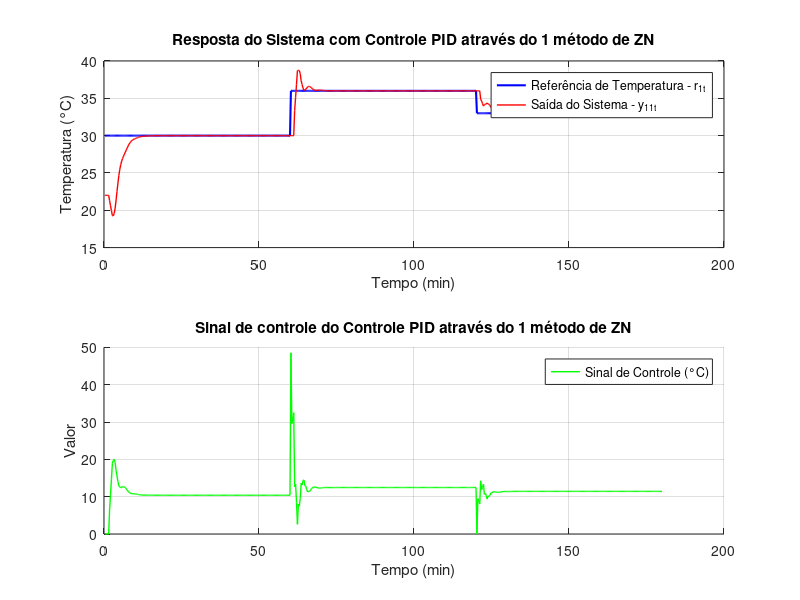

The MATLAB source for this figure:
% PID SISO Sintonizado por PSO

T_amostra = 18;  %Determina??o do per?odo de amostragem



%% PARAMETROS CALCULADOR PELO PSO
Kp = 2.7150;
Ti = 200.9739;
Td =  22.5631;

%% DISCRETIZAÇÃO DOS GANHOS DO CONTROLADOR PELO MÉTODO TRAPEZOIDAL
g0=Kp*(1+(Td/T_amostra)+(T_amostra/Ti));
g1=-Kp*(1+2*(Td/T_amostra));
g2=Kp*Td/T_amostra;

%% INICIALIZAÇÃO DE VALORES
qtde_amostras=600;

u_1t = zeros(1,qtde_amostras);
erro = zeros(1,qtde_amostras);
y_11t = zeros(1,qtde_amostras);
tempo = zeros(1,qtde_amostras);

r_1t(1:qtde_amostras) = 30;
r_1t(qtde_amostras /3+1:2*qtde_amostras/3) = 36;
r_1t(2*qtde_amostras/3+1:qtde_amostras) = 33;

for k=1:5
    y_11t(k) = 22;
    %u_1t(k) = 7.61; %valor adicionado apos calculo feito(pag. 79 - Caderno de pesquisa)
    erro(k)= r_1t(k) - y_11t(k);
    de(k) = 0;
    d2e(k) = 0;
    tempo(k) = k*T_amostra;
end

%% MALHA DE CONTROLE
for k=6:qtde_amostras
    y_11t(k) = 0.9678 * y_11t(k-1) + 0.08796 * u_1t(k-4) + 0.00509 * u_1t(k-5);
    erro(k)=r_1t(k)- y_11t(k);
    u_1t(k)= u_1t(k-1) + g0*erro(k)+ g1*erro(k-1) + g2*erro(k-2);

    if u_1t(k)>100
        u_1t(k)=100;
    end
    if u_1t(k)<0
        u_1t(k)=0;
    end
    
    tempo(k) = k*T_amostra;
end
for k=6:qtde_amostras
    de(k) = erro(k) - erro(k-1);
    d2e(k) = de(k) - de(k-1);
end
% % ==== SALVAR DADOS EM PLANILHA ====
% % Agrupar dados em uma tabela
%  tau = table(Tempo(:), r(:), y(:), u(:), erro(:), ...
%  'VariableNames', {'Tempo', 'Referencia', 'Saida', 'Controle', 'Erro'});
%  % Salvar em arquivo Excel
%  filename = 'dados_PID_1Met_ZN_fis.csv';
%  writetable(tau, filename);
% %
%  disp('dados_PID_1Met_ZN_fis.csv');
%
%
% % ==== LER DADOS DA PLANILHA ====
% % Ler o arquivo Excel
% T_lida = readtable('dados_PID_1Met_ZN_est.csv');
%
% % Atribuir colunas às variáveis
%  Tempo = T_lida.Tempo;
%  r = T_lida.Referencia;
%  y = T_lida.Saida;
%  u = T_lida.Controle;
%  erro = T_lida.Erro;

% Exibir os primeiros valores
% disp('Primeiras linhas dos dados lidos:');
% disp(head(T_lida));
figure(4)
subplot(2,1,1)
plot(tempo/60, r_1t, 'b', 'LineWidth', 1.5); hold on;   % Referência - azul
plot(tempo/60, y_11t, 'r', 'LineWidth', 1);            % Saída - vermelho
legend('Referência de Temperatura - r_{1t}', 'Saída do Sistema - y_{11t}');
xlabel('Tempo (min)');
ylabel('Temperatura (°C)');
title('Resposta do Sistema com Controle PID através do 1 método de ZN');
grid on;
hold off;
subplot(2,1,2)
hold on;
plot(tempo/60, u_1t, 'g', 'LineWidth', 1);            % Controle - verde
legend('Sinal de Controle (°C)');
xlabel('Tempo (min)');
ylabel('Valor');
title('Sinal de controle do Controle PID através do 1 método de ZN');
grid on;
hold off;

% ==== SALVAR DADOS EM PLANILHA ====
% T = table(tempo(:), r_1t(:), y_11t(:), u_1t(:), erro(:), ...
%     'VariableNames', {'Tempo','Referencia_Temperatura', 'Saida_Temperatura', 'Sinal_Controle_Temperatura', 'Erro_Temperatura'});
% 
% filename = 'planilhas/dados_PID_ZN_SISO_temperatura.csv';
% writetable(T, filename);
% disp(['Dados salvos em: ' filename]);
% 
% % ==== LER DADOS DA PLANILHA ====
% T_lida = readtable(filename);
% 
% disp('Primeiras linhas dos dados lidos:');
% disp(head(T_lida));
% 
% % Se quiser usar as variáveis separadas:
% Tempo = T_lida.Tempo;
% r_1t = T_lida.Referencia_Temperatura;
% y_11t = T_lida.Saida_Temperatura;
% u_1t = T_lida.Sinal_Controle_Temperatura;
% erro = T_lida.Erro_Temperatura;
